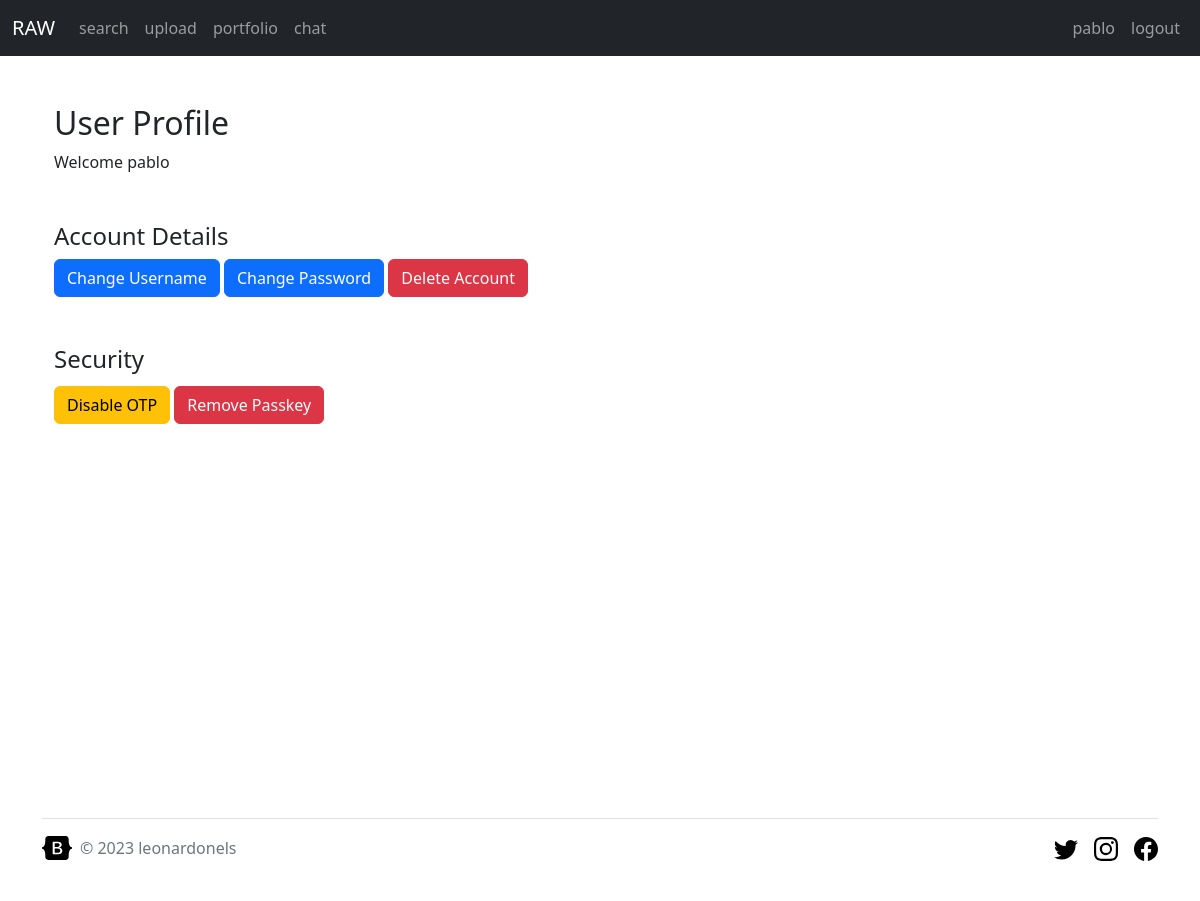
Page /users/profile/ (signed in) on the earlier database version.
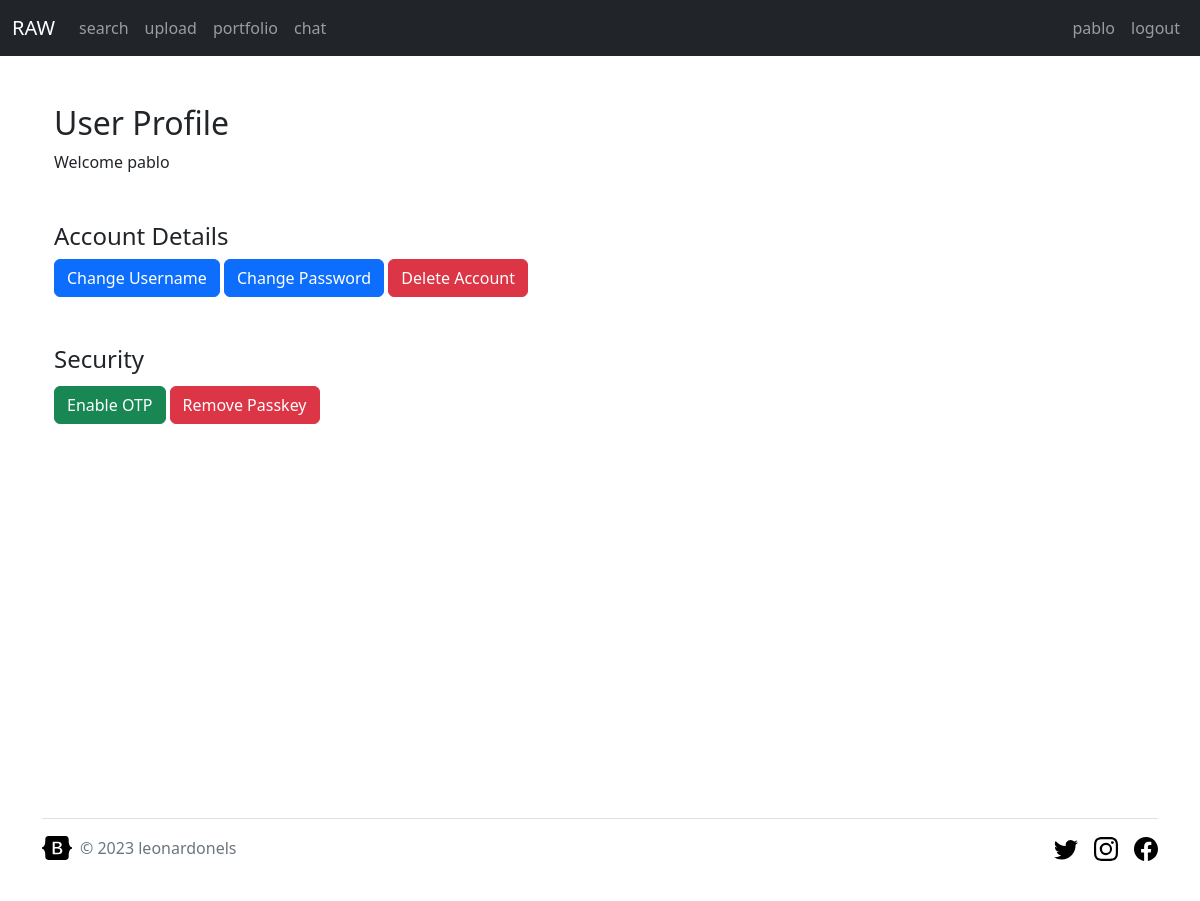
Same page on the later database version.
### users/models.py (models this page shows, shortened)
class User(AbstractUser):
    class Role(models.TextChoices):
        ADMIN="ADMIN", 'admin'
        USER="USER", 'user'
        VERIFIED="VERIFIED", 'verified'
    base_role=Role.ADMIN
    role=models.CharField(max_length=50,choices=Role.choices)
    otp = models.BooleanField(default=False)
    otp_secret = models.CharField(max_length=200, blank=True)
    backup_codes = models.CharField(max_length=200, blank=True)
    def is_superuser_custom(self):
        return self.role == 'ADMIN'
    @property
    def is_admin(self):
        return self.is_superuser_custom()

### users/views.py (the view)
# urls.py: path('profile/', profile, name='profile'),
@login_required
def profile(request):
    user = request.user
    passkey_exists = Credential.objects.filter(user_id=user.id).exists()
    if request.method == 'POST':
        form = UserProfileForm(request.POST, instance=user)
        if form.is_valid():
            form.save()
            return redirect('profile')
    else:
        form = UserProfileForm(instance=user)
    return render(request, 'profile.html', {'form': form, 'passkey_exists': passkey_exists})

### users/templates/profile.html (shortened to what this page needs)
{% extends 'masonry.html' %}
{% block content %}
<div class="container">
    <div class="container">
        <h2>User Profile</h2>
        <p>Welcome {{ user.username }}</p>
    </div>
    <div class="container mt-5">
        <h4>Account Details</h4>
        <div class="d-flex justify-content-between">
            <div>
                <a href="/users/profile/change_username/" class="btn btn-primary">Change Username</a>
                <a href="/users/profile/change_password/" class="btn btn-primary">Change Password</a>
                <a href="/users/profile/delete/" class="btn btn-danger">Delete Account</a>
            </div>
        </div>
    </div>
    <div class="container mt-5">
        <h4>Security</h4>
        <div class="d-flex">
            <div class="mt-1">
                {% if user.otp %}
                    <form action="{% url 'users:toggle_otp' %}" method="post">
                            <button type="submit" class="btn {% if user.otp %}btn-warning{% else %}btn-success{% endif %}">
                                Disable OTP
                            </button>
                    </form>
                {% else %}
                    <form action="{% url 'users:setup_otp' %}" method="post">
                            <button type="submit" class="btn {% if user.otp %}btn-warning{% else %}btn-success{% endif %}">
                                Enable OTP
                            </button>
                    </form>
                {% endif %}
            </div>
            <div class="p-1">
                {% if passkey_exists %}
                    <a href="/web_auth/remove_passkey" type="submit" class="btn btn-danger">Remove Passkey</a>
                {% else %}
                    <button id="addPasskeyBtn" class="btn btn-primary">Add a Passkey</button>
                {% endif %}
            </div>
        </div>
    </div>
</div>
{% endblock %}

### templates/masonry.html (shortened to what this page needs)
<!DOCTYPE html>
<html lang="en">
<head>
  <link href="https://cdn.jsdelivr.net/npm/bootstrap@5.2.3/dist/css/bootstrap.min.css" rel="stylesheet">
</head>
<body>
    <nav class="navbar navbar-expand-sm bg-dark navbar-dark">
        <div class="container-fluid">
          {% block navbar%}
          <a class="navbar-brand" href="/home">RAW</a>
          <div class="collapse navbar-collapse" id="collapsibleNavbar">
            <ul class="navbar-nav">
              <li class="nav-item">
                <a class="nav-link" href="/media/search">search</a>
              </li>
              <li class="nav-item">
                <a class="nav-link" href="/media/upload">upload</a>
              </li>
              <li class="nav-item">
                <a class="nav-link" href="/media/portfolio">portfolio</a>
              </li>
              <li class="nav-item">
                <a class="nav-link" href="#">chat</a>
              </li>
            </ul>
            <ul class="navbar-nav ms-auto">
              {% if user.is_authenticated %}
                  <li class="nav-item">
                    <a class="nav-link" href="/users/profile">{{ user.username | lower }}</a>
                  </li>
                  <li class="nav-item">
                    <a class="nav-link" href="{% url 'logout' %}">logout</a>
                </li>
              {% endif %}
          </ul>
          </div>
          {% endblock %}
        </div>
    </nav>
    <div class="container mt-5">
        <div class="row" data-masonry="{&quot;percentPosition&quot;: true }" style="position: relative; height: 690px;">
          {% block content %} {% endblock %}
        </div>
    </div>
  <div class="container">
    <footer class="d-flex flex-wrap justify-content-between align-items-center py-3 my-4 border-top">
      <div class="col-md-4 d-flex align-items-center">
        <a href="/" class="mb-3 me-2 mb-md-0 text-muted text-decoration-none lh-1">
          <svg class="bi" width="30" height="24"><use xlink:href="#bootstrap"></use></svg>
        </a>
        <span class="text-muted">© 2023 leonardonels</span>
      </div>
      <ul class="nav col-md-4 justify-content-end list-unstyled d-flex">
        <li class="ms-3"><a class="text-muted" href="#"><svg class="bi" width="24" height="24"><use xlink:href="#twitter"></use></svg></a></li>
        <li class="ms-3"><a class="text-muted" href="#"><svg class="bi" width="24" height="24"><use xlink:href="#instagram"></use></svg></a></li>
        <li class="ms-3"><a class="text-muted" href="#"><svg class="bi" width="24" height="24"><use xlink:href="#facebook"></use></svg></a></li>
      </ul>
    </footer>
  </div>
</body>
</html>

Differences in the rows shown:
changed User "pablo": otp True → False (drawn)
Other differences:
text no longer shown: "Disable OTP"
text now shown: "Enable OTP"
